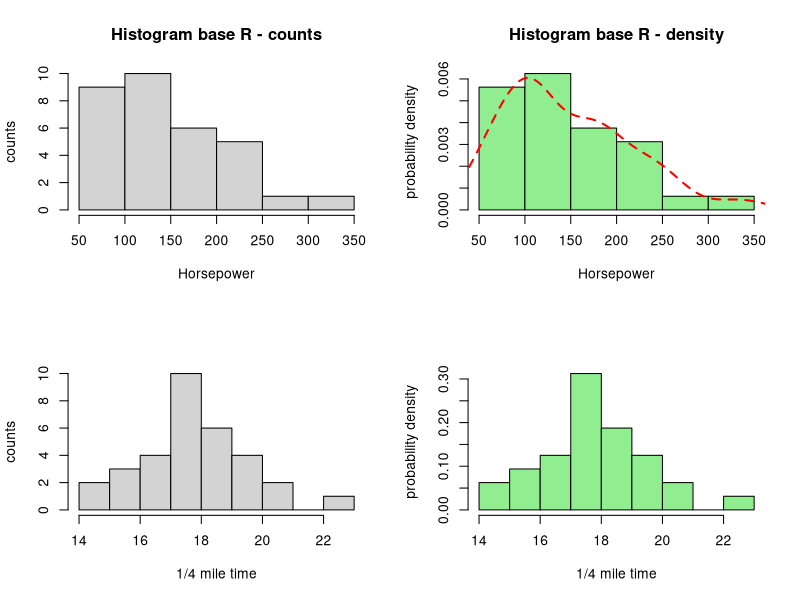
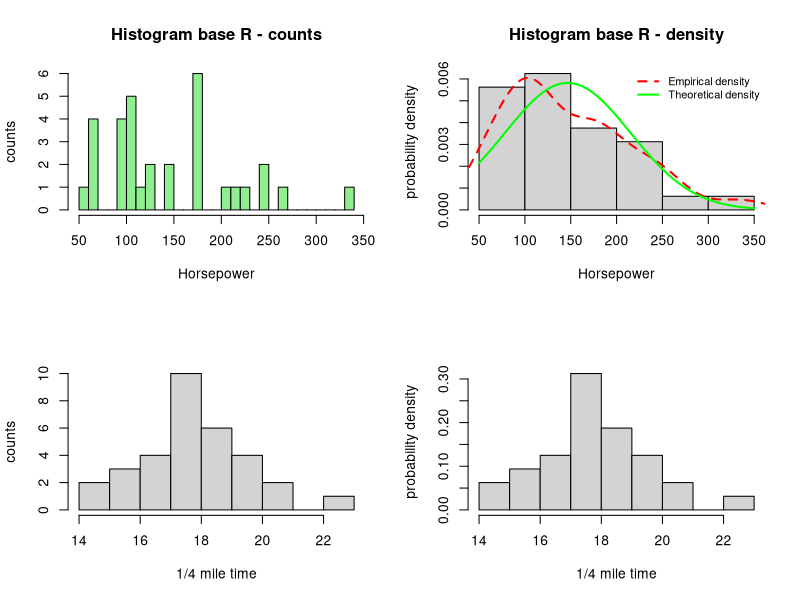
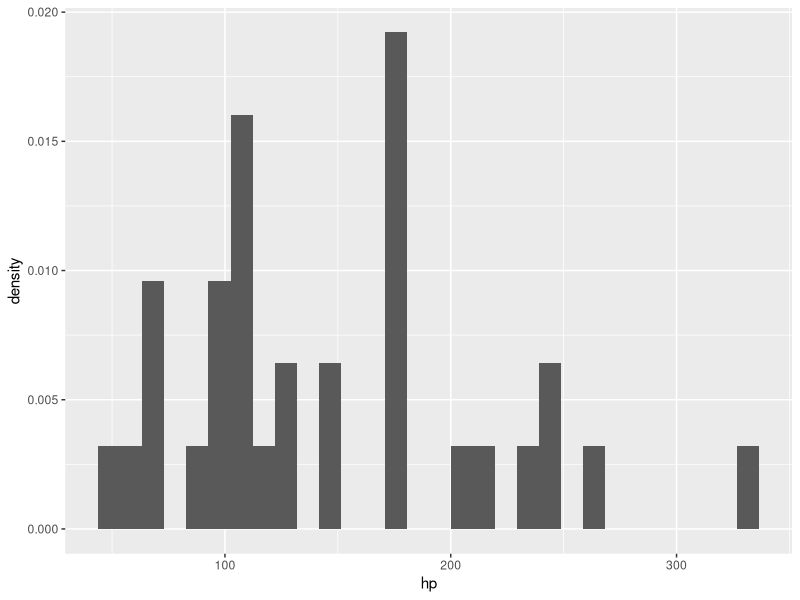
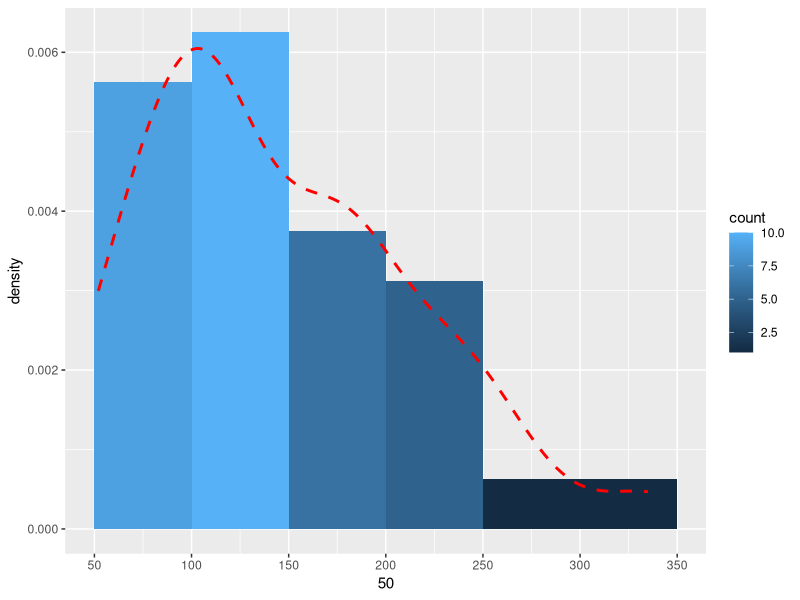
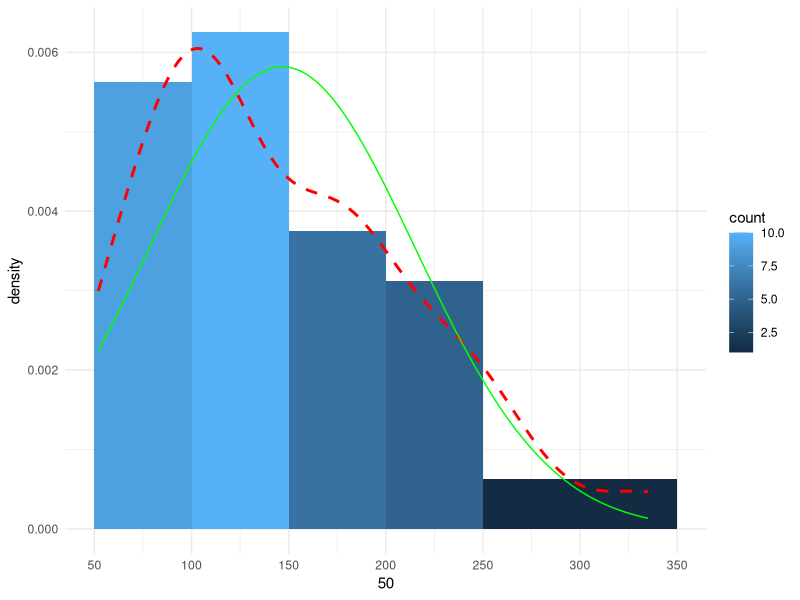
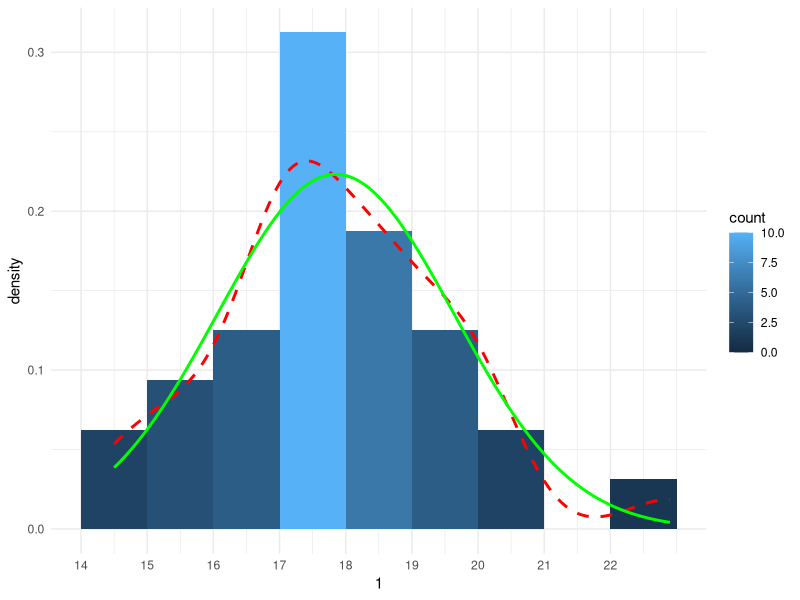
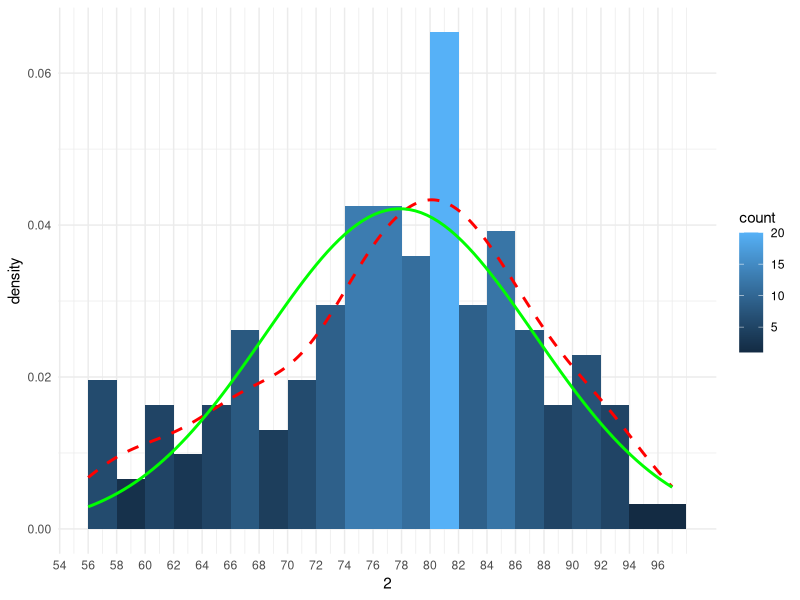

Recreate these plots in R, in order.
## ---- chunk 1
# Lets get familiar with the data.
str(mtcars)
## ---- chunk 2
par(mfrow = c(2,2))

# first two histograms by row
# Filling Upper left
Hist_hp <- hist(mtcars$hp,
                main = "Histogram base R - counts", 
                ylab = "counts",
                xlab = "Horsepower")
# Flling upper right
Hist_hp_freq <- hist(mtcars$hp, 
                     main = "Histogram base R - density",
                     ylab = "probability density", 
                     xlab = "Horsepower",
                     freq = FALSE ,        #  to display probability density 
                                          #  instead of counts on the y axis
                     col = "lightgreen")

#ploting density kernel function on the second histogram 
lines(density(mtcars$hp),
      col = "red",
      lty = 2 ,   # type of line 2 for dashed
      lwd = 2 )    #  the width of line 

# bottom histograms
# filling bottom left 
Hist_qsec <- hist(mtcars$qsec,
                  ylab = "counts" ,
                  xlab = "1/4 mile time",
                  main = "")

# filling bottom right 
Hist_qsec_freq <- hist(mtcars$qsec, 
                       ylab = "probability density",
                       xlab = "1/4 mile time", 
                       main = "", 
                       freq = FALSE, 
                       col = "lightgreen")


## ---- chunk 3
# Lets make the bins in both histograms of similar size

# How to do it ? - check the documentation with ?hist() in the console or help(hist)

# calculate mean and standard deviation and assign to variables
mean_horsepower <- mean(mtcars$hp)
sd_horsepower <- sd(mtcars$hp)

par(mfrow = c(2,2))

# The first histogram will have different number of bins characterized by breaks = argument
Hist_hp <- hist(mtcars$hp, 
                main = "Histogram base R - counts",
                ylab = "counts", 
                xlab = "Horsepower" , 
                breaks = 22, 
                col = "lightgreen")

Hist_hp_freq <- hist(mtcars$hp, 
                     main = "Histogram base R - density", 
                     ylab = "probability density", 
                     xlab = "Horsepower",
                     freq = FALSE)

lines(density(mtcars$hp), 
      col = "red" ,
      lty = 2 , 
      lwd = 2 )

# lets plot the normal distribution approximation for the mean and sd of horsepower
lines(50:350,
      dnorm(50:350, mean = mean_horsepower, sd = sd_horsepower),
      col = "green", 
      lwd = 2 )

# Ledend for the lines
legend("topright",
       legend=c("Empirical density", "Theoretical density"),
       col=c("red", "green"),
       lty=2:1,
       lwd = 2, 
       cex=0.8, 
       bg = "transparent" ,
       border = "transparent" ,
       bty = "n")

Hist_qsec <- hist(mtcars$qsec, 
                  ylab = "counts" ,
                  xlab = "1/4 mile time",
                  main = "")

Hist_qsec_freq <- hist(mtcars$qsec,
                       ylab = "probability density",
                       xlab = "1/4 mile time", 
                       main = "", 
                       freq = FALSE)

## ---- chunk 4
# we do not need to use dollar mtcars$hp to extract column as a vector
# ggplot2 works also with only name of the columns in the dataframe 
library(ggplot2)

Hist_hp_ggplot2_1 <- ggplot(mtcars, aes(x = hp, y = stat(density)))+
  geom_histogram()

Hist_hp_ggplot2_1 


# Let`s make the plot similar to the one made with base R
Hist_hp_ggplot2_2 <- ggplot(mtcars, aes(x = hp))+
  geom_histogram(aes(fill= stat(count), y = stat(density)), 
                 binwidth = 50, 
                 center = 75)+
  scale_x_continuous(seq(50,350,50),
                     breaks = seq(50,350,50))
  
 
# gpplots are objects so we can add layers to a saved object. 
#Lets add density function

 Hist_hp_ggplot2_2 +
 geom_density(col = "red", 
              lty = "dashed", 
              size = 1)
 
# Lets add theoretical distribution function and make it little bit prettier  

Hist_hp_ggplot2_2 +
 geom_density(col = "red", 
              lty = "dashed",
              size = 1)+
  
  #ploting theoretical distribution
  
 stat_function(fun=dnorm,
               color="green",
               args=list(mean=mean(mtcars$hp), 
                         sd=sd(mtcars$hp)
                         )
               )+

  # white background
  theme_minimal()
## ---- chunk 5
# Lets make a reproducible function for such a plot 

library(ggplot2)
draw_histogram_with_density_functions <- function(dataframe,
                                                  column,
                                                  binwidth,
                                              center = binwidth+1/2*binwidth)
  {
  Plot <-  ggplot(dataframe, aes(x = column))+
  geom_histogram(aes(fill= stat(count), y = stat(density)), 
                 binwidth = binwidth,
                 center = center)+
  scale_x_continuous(seq(binwidth,
                         max(column),
                         binwidth),
                     breaks = seq(binwidth,
                                 max(column),
                                 binwidth))+
  geom_density(col = "red", 
               lty = "dashed", 
               size = 1)+
  xlab("column")+
 
  #plotting theoretical distribution 
  stat_function(fun=dnorm,
                color="green",
                size = 1 ,
                args=list(mean=mean(column), 
                      sd=sd(column)))+
                
  # white background
  theme_minimal()
  return(Plot)
}

#lets test the function for other column of mtcars
draw_histogram_with_density_functions(mtcars,mtcars$qsec, 1)

# lets test it for other dataset 
draw_histogram_with_density_functions(airquality, airquality$Temp, 2)

